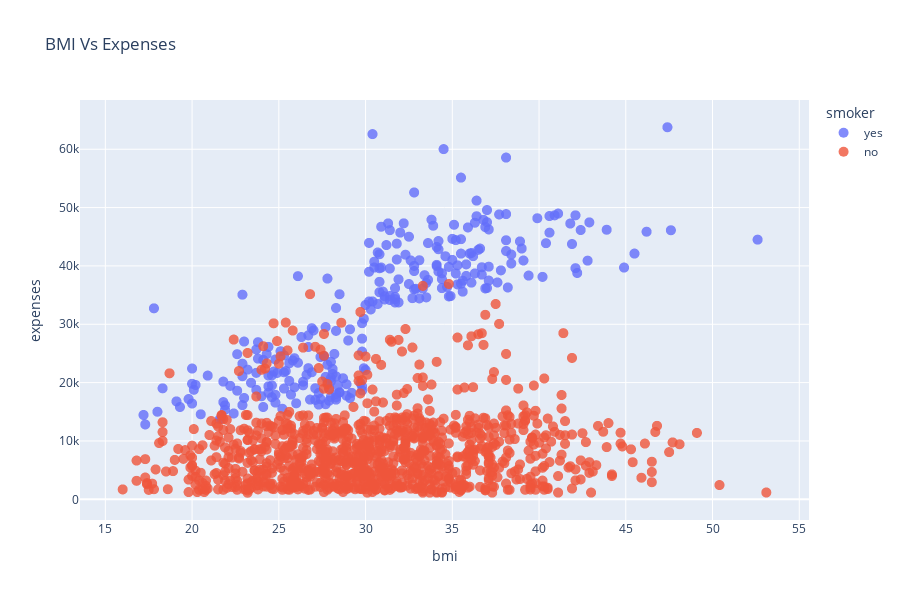

This figure's notebook cell:
### Markdown cell above
Here we see that medical expenses generally increase with age, but there is also another factor, and that is smoking. The smokers pay much more in medical expenses than the non-smokers.

### Code cell
# bmi vs expense
fig = px.scatter(df,
                x="bmi",
                y="expenses",
                color="smoker",
                opacity=0.8,
                width=900,
                height=600,
                title="BMI Vs Expenses")

fig.update_traces(marker_size=10)
fig.show()

### Figure 1 — Plotly figure (JSON) as saved in the notebook; plotly's stock layout.template omitted (floating-point values rounded to 4 significant figures; data arrays with more than 128 entries replaced by an {"elided": "..."} marker saying what was removed)
{"data": [{"hovertemplate": "smoker=yes<br>bmi=%{x}<br>expenses=%{y}<extra></extra>", "legendgroup": "yes", "marker": {"color": "#636efa", "opacity": 0.8, "size": 10, "symbol": "circle"}, "mode": "markers", "name": "yes", "showlegend": true, "type": "scattergl", "x": {"elided": "274 float values"}, "xaxis": "x", "y": {"elided": "274 float values"}, "yaxis": "y"}, {"hovertemplate": "smoker=no<br>bmi=%{x}<br>expenses=%{y}<extra></extra>", "legendgroup": "no", "marker": {"color": "#EF553B", "opacity": 0.8, "size": 10, "symbol": "circle"}, "mode": "markers", "name": "no", "showlegend": true, "type": "scattergl", "x": {"elided": "1064 float values"}, "xaxis": "x", "y": {"elided": "1064 float values"}, "yaxis": "y"}], "layout": {"height": 600, "legend": {"title": {"text": "smoker"}, "tracegroupgap": 0}, "title": {"text": "BMI Vs Expenses"}, "width": 900, "xaxis": {"anchor": "y", "autorange": true, "domain": [0, 1], "range": [13.54, 55.56], "title": {"text": "bmi"}, "type": "linear"}, "yaxis": {"anchor": "x", "autorange": true, "domain": [0, 1], "range": [-3549.0, 68440.0], "title": {"text": "expenses"}, "type": "linear"}}}
